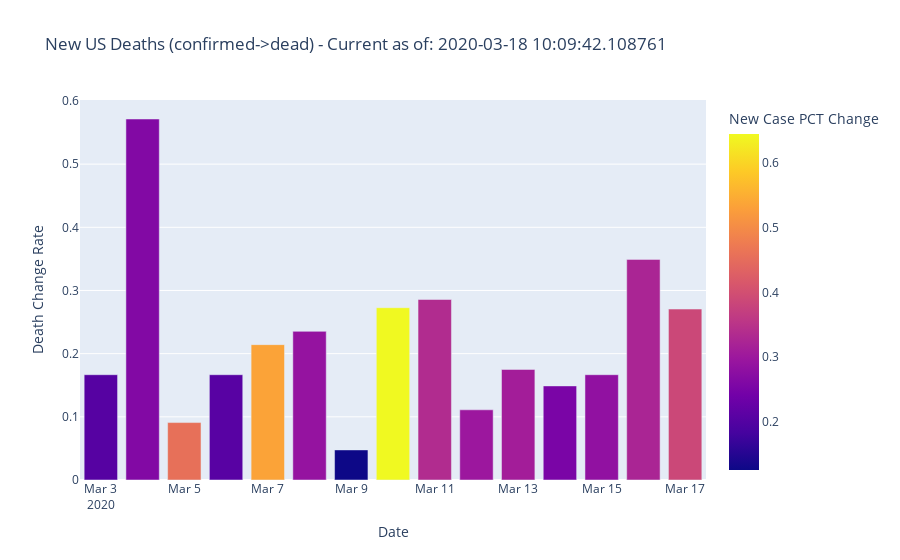

Notebook source saved alongside this figure:
### Code cell
us_chart = px.bar(us_totals[us_totals['Date'] >= '2020-03-03'], 
    x="Date", y="Death Change Rate", color="New Case PCT Change", 
    title="New US Deaths (confirmed->dead) - Current as of: "+str(NOW), 
    )
us_chart.show()

### Figure 1 — Plotly figure (JSON) as saved in the notebook; plotly's stock layout.template omitted (floating-point values rounded to 4 significant figures)
{"data": [{"alignmentgroup": "True", "hoverlabel": {"namelength": 0}, "hovertemplate": "Date=%{x}<br>Death Change Rate=%{y}<br>New Case PCT Change=%{marker.color}", "legendgroup": "", "marker": {"color": [0.2041, 0.2627, 0.4564, 0.2074, 0.5344, 0.2886, 0.1255, 0.6449, 0.3358, 0.2982, 0.3103, 0.2515, 0.2831, 0.3238, 0.3862], "coloraxis": "coloraxis"}, "name": "", "offsetgroup": "", "orientation": "v", "showlegend": false, "textposition": "auto", "type": "bar", "x": ["2020-03-03T00:00:00", "2020-03-04T00:00:00", "2020-03-05T00:00:00", "2020-03-06T00:00:00", "2020-03-07T00:00:00", "2020-03-08T00:00:00", "2020-03-09T00:00:00", "2020-03-10T00:00:00", "2020-03-11T00:00:00", "2020-03-12T00:00:00", "2020-03-13T00:00:00", "2020-03-14T00:00:00", "2020-03-15T00:00:00", "2020-03-16T00:00:00", "2020-03-17T00:00:00"], "xaxis": "x", "y": [0.1667, 0.5714, 0.09091, 0.1667, 0.2143, 0.2353, 0.04762, 0.2727, 0.2857, 0.1111, 0.175, 0.1489, 0.1667, 0.3492, 0.2706], "yaxis": "y"}], "layout": {"autosize": true, "barmode": "relative", "coloraxis": {"colorbar": {"title": {"text": "New Case PCT Change"}}, "colorscale": [[0, "#0d0887"], [0.1111, "#46039f"], [0.2222, "#7201a8"], [0.3333, "#9c179e"], [0.4444, "#bd3786"], [0.5556, "#d8576b"], [0.6667, "#ed7953"], [0.7778, "#fb9f3a"], [0.8889, "#fdca26"], [1, "#f0f921"]]}, "legend": {"tracegroupgap": 0}, "title": {"text": "New US Deaths (confirmed->dead) - Current as of: 2020-03-18 10:09:42.108761"}, "xaxis": {"anchor": "y", "autorange": true, "domain": [0, 1], "range": ["2020-03-02 12:00", "2020-03-17 12:00"], "title": {"text": "Date"}, "type": "date"}, "yaxis": {"anchor": "x", "autorange": true, "domain": [0, 1], "range": [0, 0.6015], "title": {"text": "Death Change Rate"}, "type": "linear"}}}
